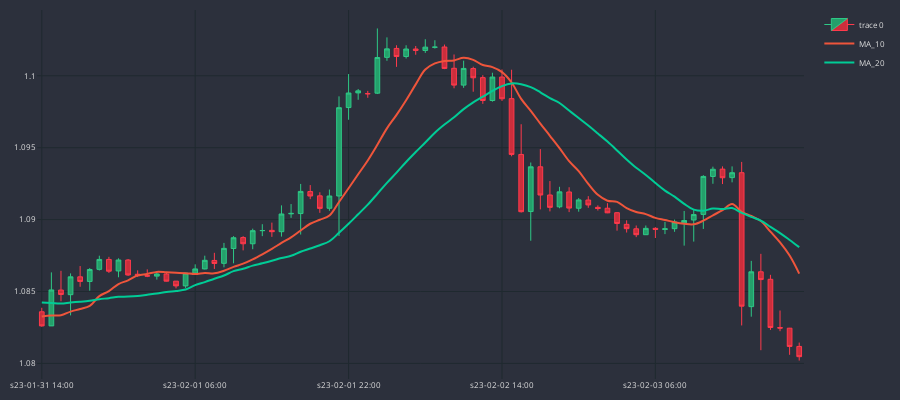

Write notebook code for a chart like this one.
### Code cell
cp = CandlePlot(df_an.iloc[:80])
cp.show_plot(line_traces=[MA_S, MA_L])
